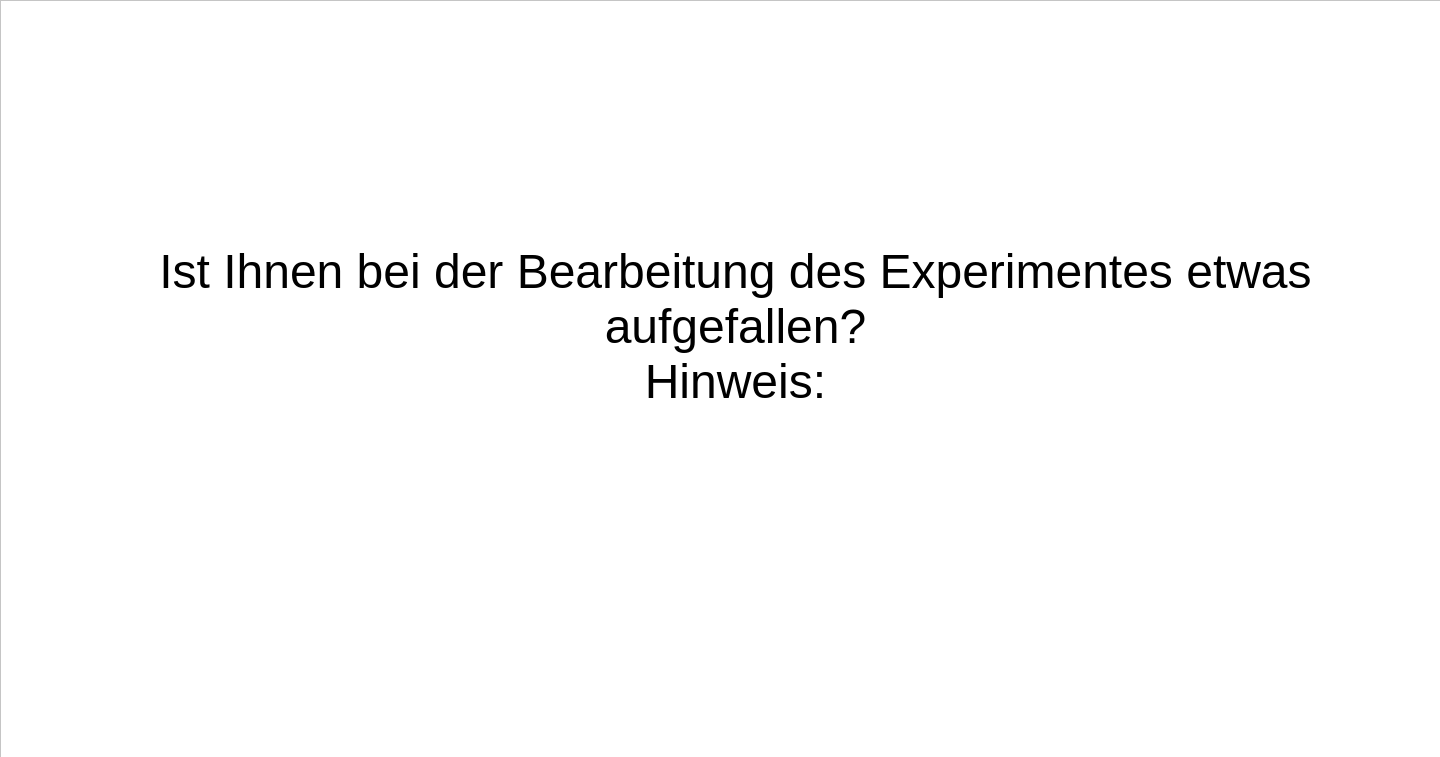
<?xml version="1.0" encoding="UTF-8"?>
<ui version="4.0">
 <class>Form</class>
 <widget class="QWidget" name="Form">
  <property name="geometry">
   <rect>
    <x>0</x>
    <y>0</y>
    <width>1440</width>
    <height>757</height>
   </rect>
  </property>
  <property name="windowTitle">
   <string>Form</string>
  </property>
  <widget class="QFrame" name="frame">
   <property name="geometry">
    <rect>
     <x>0</x>
     <y>0</y>
     <width>1511</width>
     <height>1041</height>
    </rect>
   </property>
   <property name="styleSheet">
    <string notr="true">background-color: white;</string>
   </property>
   <property name="frameShape">
    <enum>QFrame::StyledPanel</enum>
   </property>
   <property name="frameShadow">
    <enum>QFrame::Raised</enum>
   </property>
   <widget class="QPushButton" name="weiterBtn">
    <property name="geometry">
     <rect>
      <x>1130</x>
      <y>760</y>
      <width>231</width>
      <height>81</height>
     </rect>
    </property>
    <property name="autoFillBackground">
     <bool>false</bool>
    </property>
    <property name="styleSheet">
     <string notr="true">background-color: blue; font: bold 30px; color: white;</string>
    </property>
    <property name="text">
     <string>Weiter</string>
    </property>
    <property name="autoDefault">
     <bool>false</bool>
    </property>
    <property name="default">
     <bool>false</bool>
    </property>
    <property name="flat">
     <bool>false</bool>
    </property>
   </widget>
   <widget class="QTextBrowser" name="textBrowser">
    <property name="geometry">
     <rect>
      <x>140</x>
      <y>240</y>
      <width>1191</width>
      <height>161</height>
     </rect>
    </property>
    <property name="frameShape">
     <enum>QFrame::NoFrame</enum>
    </property>
    <property name="verticalScrollBarPolicy">
     <enum>Qt::ScrollBarAlwaysOff</enum>
    </property>
    <property name="horizontalScrollBarPolicy">
     <enum>Qt::ScrollBarAlwaysOff</enum>
    </property>
    <property name="html">
     <string>&lt;!DOCTYPE HTML PUBLIC &quot;-//W3C//DTD HTML 4.0//EN&quot; &quot;http://www.w3.org/TR/REC-html40/strict.dtd&quot;&gt;
&lt;html&gt;&lt;head&gt;&lt;meta name=&quot;qrichtext&quot; content=&quot;1&quot; /&gt;&lt;style type=&quot;text/css&quot;&gt;
p, li { white-space: pre-wrap; }
&lt;/style&gt;&lt;/head&gt;&lt;body style=&quot; font-family:'.AppleSystemUIFont'; font-size:13pt; font-weight:400; font-style:normal;&quot;&gt;
&lt;p align=&quot;center&quot; style=&quot; margin-top:0px; margin-bottom:0px; margin-left:0px; margin-right:0px; -qt-block-indent:0; text-indent:0px;&quot;&gt;&lt;span style=&quot; font-family:'Arial'; font-size:36pt; color:#000000; background-color:transparent;&quot;&gt;Ist Ihnen bei der Bearbeitung des Experimentes etwas aufgefallen?&lt;/span&gt;&lt;/p&gt;
&lt;p align=&quot;center&quot; style=&quot; margin-top:0px; margin-bottom:0px; margin-left:0px; margin-right:0px; -qt-block-indent:0; text-indent:0px;&quot;&gt;&lt;span style=&quot; font-family:'Arial'; font-size:36pt; color:#000000; background-color:transparent;&quot;&gt;Hinweis:&lt;/span&gt;&lt;/p&gt;&lt;/body&gt;&lt;/html&gt;</string>
    </property>
   </widget>
  </widget>
 </widget>
 <resources/>
 <connections/>
</ui>
